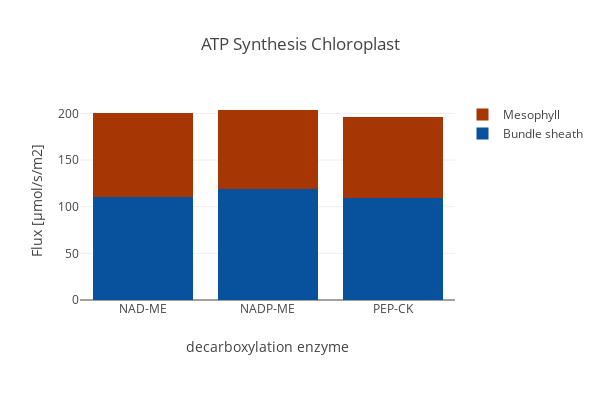

Write notebook code for a chart like this one.
### Code cell
create_bar_plot_met(D_pfba, D_exp,
                    {'[M]_ATPase_h':'Mesophyll','[B]_ATPase_h': 'Bundle sheath'},'ATP_h',
                    'ATP Synthesis Chloroplast', xaxis_title, c3_model,
                    stacked = True, save_fig=save_fig)

### Figure 1 — Plotly figure (JSON) as saved in the notebook; plotly's stock layout.template omitted (floating-point values rounded to 4 significant figures)
{"data": [{"marker": {"color": "rgb(8,81,156)"}, "name": "Bundle sheath", "type": "bar", "uid": "14636756-7aee-44f9-b201-22bd797fb1bc", "x": ["NAD-ME", "NADP-ME", "PEP-CK"], "y": [110.3, 118.5, 109.5]}, {"marker": {"color": "rgb(166,54,3)"}, "name": "Mesophyll", "type": "bar", "uid": "1fd0a8ab-fff9-41c0-ae2d-a38f20d4f7ae", "x": ["NAD-ME", "NADP-ME", "PEP-CK"], "y": [90.34, 85.2, 86.23]}], "layout": {"barmode": "stack", "height": 400, "margin": {"b": 100}, "title": {"text": "ATP Synthesis Chloroplast"}, "width": 600, "xaxis": {"tickangle": 0, "title": {"text": "decarboxylation enzyme"}}, "yaxis": {"autorange": true, "title": {"text": "Flux [µmol/s/m2]"}}}}
